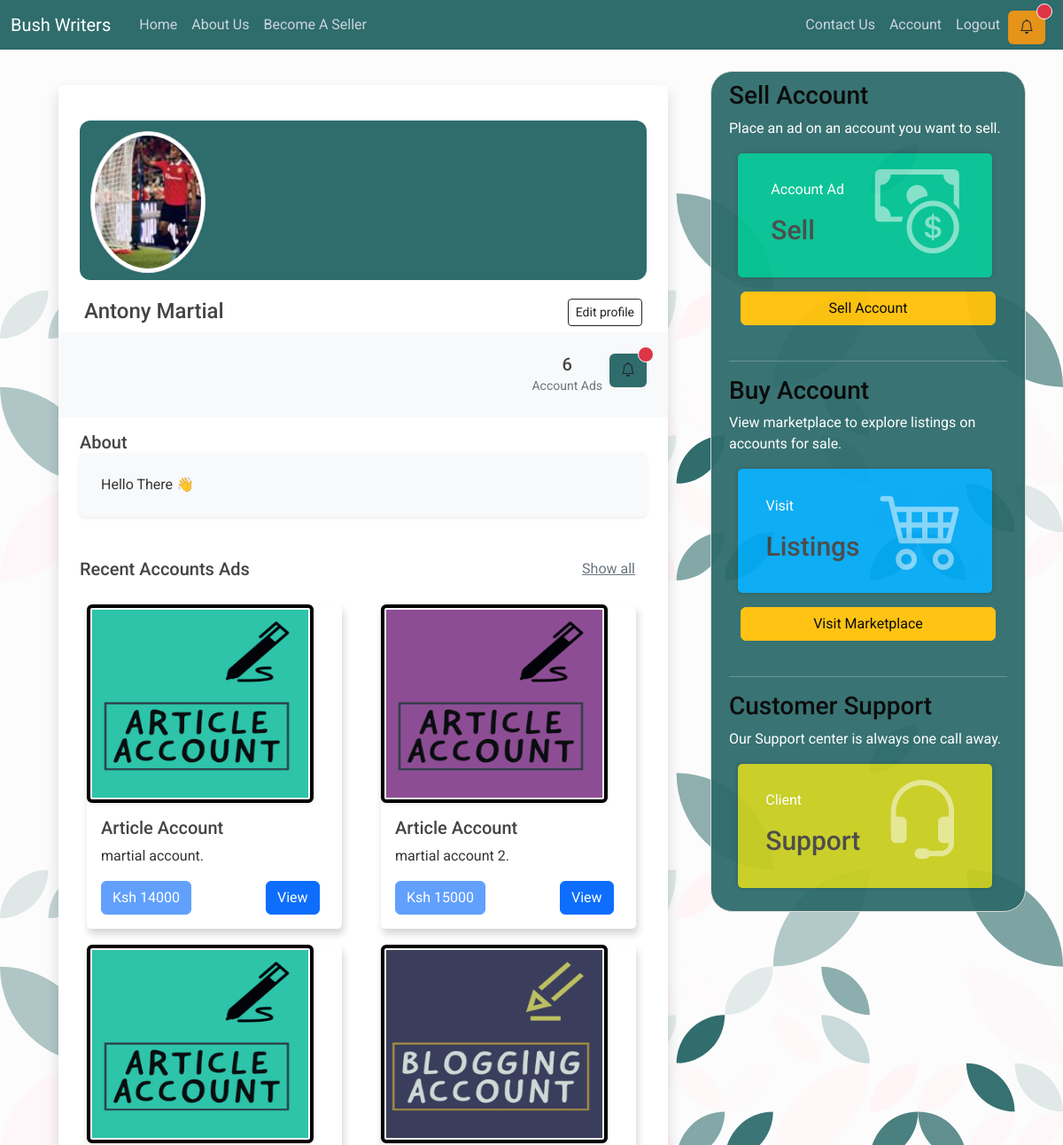
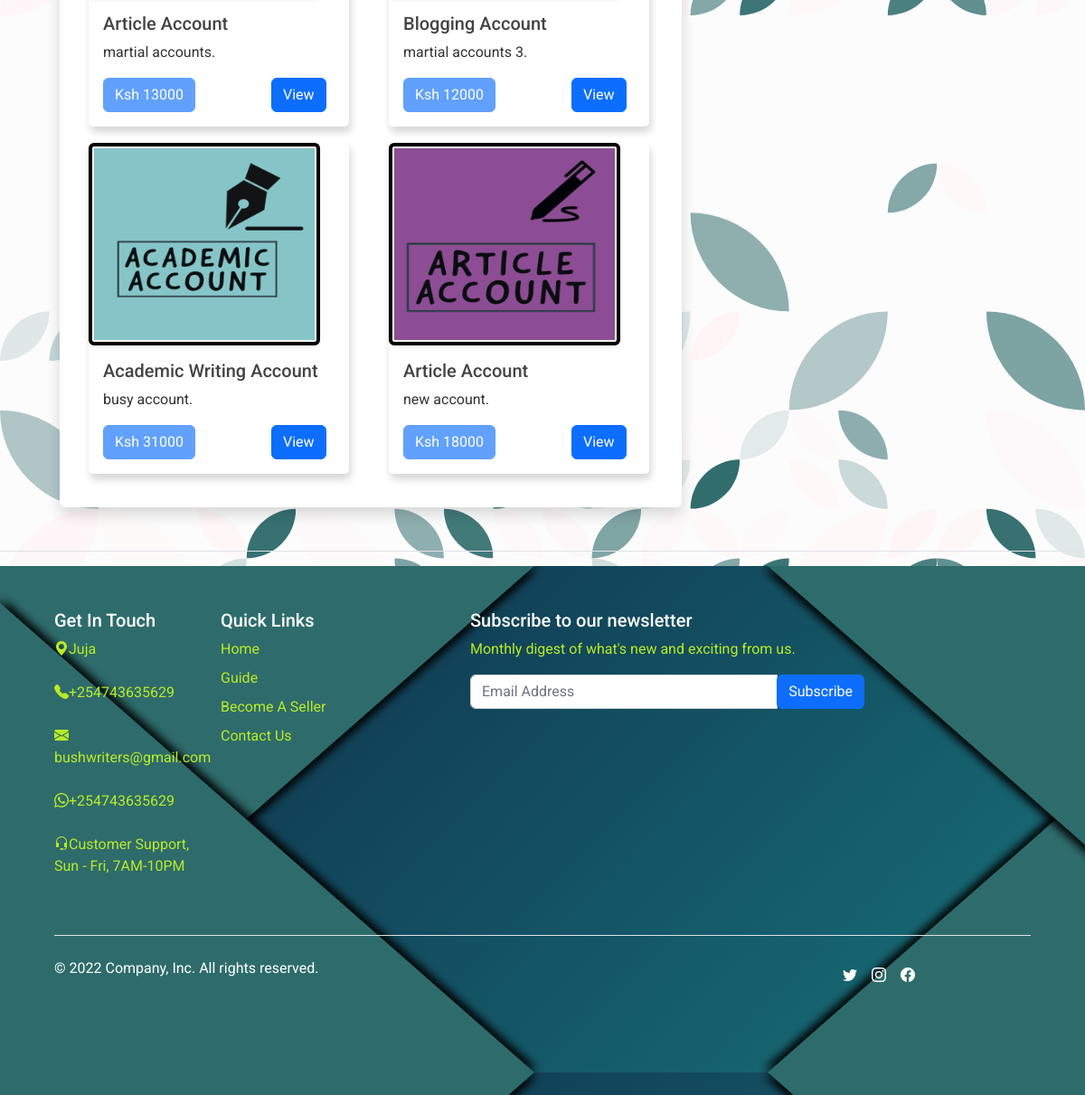
Screenshot of /user_profile/22 (signed in) with the database file from the repository (2 pictures, top to bottom).
### models/users.py (models this page shows, shortened)
class User(UserMixin ,db.Model):
    __tablename__ = 'user'
    id = db.Column(db.Integer, primary_key = True)
    username = db.Column(db.String(150), nullable = False)
    email = db.Column(db.String(120), unique=True, nullable = False)
    phone_number = db.Column(db.Integer, unique=True, nullable = False)
    password = db.Column(db.String(350), nullable = False)
    profile_photo = db.Column(db.String(80), nullable=True, default='default_profile.gif')
    date_created = db.Column(db.DateTime (timezone = True), default = func.now())
    date_modified = db.Column(db.DateTime(timezone = True), nullable=False, server_default=func.now(), onupdate=func.now())
    active = db.Column(db.Boolean, default=True)
    profile_description = db.Column(db.String(100), default = 'Hello There 👋')
    admin = db.Column(db.Boolean(), default=False)
    account = db.relationship('Account', backref = 'user', passive_deletes = True)
    images = db.relationship('Image', backref = 'user', passive_deletes = True )

### models/accounts.py (models this page shows, shortened)
class Account(db.Model):
    STATUS_AVAILABLE = 0
    STATUS_ON_PROGRESS = 1
    STATUS_VERIFICATION_STAGE = 2
    STATUS_SUCCESSFUL_STAGE = 3
    STATUS_DISPUTED_STAGE = 4
    __tablename__ = 'account'
    account_id = db.Column(db.Integer, primary_key = True)
    account_type = db.Column(db.Enum(AccountType), default = AccountType.ACADEMIC_WRITING_ACCOUNT)
    account_name = db.Column(db.String(80), nullable = False)
    description = db.Column(db.String(120), nullable = False)
    brand = db.Column(db.String(60), nullable = False)
    price = db.Column(db.Integer, nullable = False)
    status = db.Column(db.SmallInteger, default=STATUS_AVAILABLE)
    account_creation_date = db.Column(db.Date, nullable = False)
    time_posted = db.Column(db.DateTime (timezone = True), default = func.now())
    date_modified = db.Column(db.DateTime(timezone = True), nullable=False, server_default=func.now(), onupdate=func.now())
    user_id = db.Column(db.Integer, db.ForeignKey('user.id', ondelete = 'CASCADE'))
    images = db.relationship('Image', backref = 'account', passive_deletes = True, lazy='dynamic' )
    notifications = db.relationship('Notification', backref = 'account', passive_deletes = True, lazy='dynamic')
    complaints = db.relationship('Complaints', backref = 'account', passive_deletes = True, lazy='dynamic')
    account_credentials = db.relationship('Account_Credentials', backref = 'account', passive_deletes = True, lazy='dynamic')

### main/views.py (the view)
@main.route('/user_profile/<id>')
@login_required
def user_profile(id):
    user = User.query.filter_by(id = id).first()
    buyer_msg = Notification.query.filter_by(buyer_id = id).first()
    seller_msg = Notification.query.filter_by(seller_id = id).first()
    notification = True if buyer_msg or seller_msg else False
    accounts = Account.query.filter_by(user_id = current_user.id).all()
    return render_template('user_profile.html', accounts = accounts, account_holder = user, notification = notification)

### templates/user_profile.html (shortened to what this page needs)
{% extends 'base.html' %}
{% block navbar %}
{% if notification == true %}
  <a class="nav-item nav-link rounded notification-anchor"  href="{{ url_for('main.chat', id=current_user.id) }}">
    <button type="button" class="btn rounded position-relative notification-btn">
        <i class="bi bi-bell"></i>
        <span class="position-absolute top-0 start-100 translate-middle p-2 bg-danger border border-light rounded-circle">
    </button>
  </a>
{% endif %}
{% endblock navbar%}
{% block stylesheets %}
    <link href="https://cdn.jsdelivr.net/npm/bootstrap@5.2.0/dist/css/bootstrap.min.css" rel="stylesheet">
    <link rel="stylesheet" type="text/css" href="{{ url_for('static', filename='css/styles.css') }}" >
    <link rel="stylesheet" type="text/css" href="{{ url_for('static', filename='css/card-styles.css') }}" >
{% endblock stylesheets %}
{% block content %}
<div class="row py-5 px-4 user_profile">
    <div class="col-md-12 mx-auto">
        <div class="bg-white shadow rounded overflow-hidden profile_section">
            <div class="px-4 pt-0 pb-4 cover custom-top">
                <div class="media align-items-end profile-head">
                    <div class="profile mr-3 mb-3">
                        <img
                            src="{{url_for('static', filename='images/profile_pics/{}'.format(account_holder.profile_photo) )}}"
                            alt="..."
                            width="130"
                            class="rounded-circle mb-2 img-thumbnail"
                        />
                    </div>
                    <div class="media-body mb-5 text-white">
                        <h4 class="mt-0 mb-0">{{ account_holder.username | title }}</h4>
                        {% if current_user.id == account_holder.id %}
                            <a href="/update" class="btn btn-outline-dark btn-sm btn-block">Edit profile</a>
                        {% endif %}
                    </div>
                </div>
            </div>
            <div class="bg-light p-4 d-flex justify-content-end text-center">
                <ul class="list-inline mb-0 nav-container1">
                    <li class="list-inline-item">
                        <h5 class="font-weight-bold mb-0 d-block">{{ accounts | count }}</h5>
                        <small class="text-muted">
                            Account Ads</small
                        >
                    </li>
                    {% if current_user.id == account_holder.id %}
                        {% if notification == false %}
                        <li class="list-inline-item">
                            <a class="nav-item nav-link rounded" style="background-color: #2f6c6c;" href="{{ url_for('main.chat', id=current_user.id) }}">
                                <button type="button" class="btn rounded position-relative">
                                    <i class="bi bi-bell bi-lg"></i>
                                </button>
                                </a>
                        </li>
                        {% else %}
                        <li class="list-inline-item">
                            <a class="nav-item nav-link rounded" style="background-color: #2f6c6c;" href="{{ url_for('main.chat', id=current_user.id) }}">
                                <button type="button" class="btn rounded position-relative">
                                    <i class="bi bi-bell bi-lg"></i>
                                    <span class="position-absolute top-0 start-100 translate-middle p-2 bg-danger border border-light rounded-circle"></span>
                                </button>
                                </a>
                        </li>
                        {% endif %}
                    {% endif %}
                </ul>
            </div>
            <div class="px-4 py-3">
                <h5 class="mb-0">About</h5>
                <div class="p-4 rounded shadow-sm bg-light">
                    <p class="font-italic mb-0">{{ account_holder.profile_description }}</p>
                </div>
            </div>
            <div class="py-4 px-4">
                <div
                    class="d-flex align-items-center justify-content-between mb-3"
                >
                    <h5 class="mb-0">Recent Accounts Ads</h5>
                    <a href="#" class="btn btn-link text-muted">Show all</a>
                </div>
                <div class="row">
                    {% if accounts %}
                        {% for item in accounts %}
                        <div class="col-lg-6 mb-2 pr-lg-1">
                            <div class="card" style="width: 18rem;">
                                {% set random_no = range(1, 4)|random|string() %}
                                {% if item.account_type.value == 'article_account' %}
                                <img class="display_image img-fluid rounded shadow-sm" src="{{url_for('static', filename='images/img/article'+random_no+'.png')}}"/>
                                {% elif item.account_type.value == 'academic_writing_account' %}
                                <img class="display_image img-fluid rounded shadow-sm" src="{{url_for('static', filename='images/img/academic'+random_no+'.png')}}"/>
                                {% else %}
                                <img class="display_image img-fluid rounded shadow-sm" src="{{url_for('static', filename='images/img/blog'+random_no+'.png')}}"/>
                                {% endif %}
                                <div class="card-body">
                                <h5 class="card-title">{{ item.account_type.value | replace("_", "  ") | title }}</h5>
                                <p class="card-text">{{ item.description }}.</p>
                                <a href="#" class="btn btn-primary disabled">Ksh {{ item.price }}</a>
                                <a href="{{url_for('main.product_view', item_id=item.account_id)}}" class="btn btn-primary view-btn">View</a>
                                </div>
                            </div>
                        </div>
                        {% endfor %}
                    {% else %}
                            <p>No account add created.</p>
                    {% endif %}
                </div>
            </div>
        </div>
    </div>
</div>
{% endblock content %}
{% block sidebar %}
  <div class="col-md-4 sidebar">
    <div class="content-section">
      <h3 class="side-title">Sell Account</h3>
      <p class='text-muted side-text'>Place an ad on an account you want to sell.
        <div class="card-body card-sidebar color1">
          <div class="float-left">
            <p>Account Ad</p>
              <h3>
                  <span class="currency">Sell</span>
              </h3>
          </div>
          <div class="float-right">
            <i class="bi bi-cash-coin"></i>
          </div>
        </div>
      </p>
      <div class="d-grid gap-2 col-11 mx-auto">
        <a href="{{ url_for('main.seller') }}" role="button" class="btn btn-warning">Sell Account</a>
      </div>
      <br/>
      <hr class="text-white">
      <h3 class="side-title">Buy Account</h3>
      <p class='text-muted side-text'>View marketplace to explore listings on accounts for sale.
       <div class="card-body card-sidebar color2">
        <div class="float-left">
          <p>Visit</p>
            <h3>
                <span class="currency">Listings</span>
            </h3>
        </div>
        <div class="float-right">
          <i class="bi bi-cart4"></i>
        </div>
      </div>
      </p>
      <div class="d-grid gap-2 col-11 mx-auto">
        <a href="{{ url_for('main.viewpage') }}" role="button" class="btn btn-warning">Visit Marketplace</a>
      </div>
      <br/>
      <hr class="text-white">
      <h3 class="side-title">Customer Support</h3>
      <p class='text-muted side-text'>Our Support center is always one call away.
       <div class="card-body card-sidebar color4">
        <div class="float-left">
          <p>Client</p>
            <h3>
                <span class="currency">Support</span>
            </h3>
        </div>
        <div class="float-right">
          <i class="bi bi-headset"></i>
        </div>
      </div>
      </p>
    </div>
  </div>
  <br/>
{% endblock sidebar %}
{% block footer %}
<div class="border-top pt-3"></div>
<div class="footer-container">
  <footer class="py-5">
    <div class="row">
      <div class="col-6 col-md-2 mb-3">
        <h5 class="text-white">Get In Touch</h5>
        <ul class="nav flex-column">
          <li class="nav-item mb-2"><p class="nav-link p-0 footer-color"><i class="bi bi-geo-alt-fill mr-2"></i>Juja</p></li>
          <li class="nav-item mb-2"><p class="nav-link p-0 footer-color"><i class="bi bi-telephone-fill mr-2"></i>+254743635629</p></li>
          <li class="nav-item mb-2"><p class="nav-link p-0 footer-color"><i class="bi bi-envelope-fill mr-2"></i>bushwriters@gmail.com</p></li>
          <li class="nav-item mb-2"><p class="nav-link p-0 footer-color"><i class="bi bi-whatsapp mr-2"></i>+254743635629</p></li>
          <li class="nav-item mb-2"><p class="nav-link p-0 footer-color"><i class="bi bi-headset mr-2"></i>Customer Support, Sun - Fri, 7AM-10PM</p></li>
        </ul>
      </div>
      <div class="col-6 col-md-2 mb-3">
        <h5 class="text-white">Quick Links</h5>
        <ul class="nav flex-column">
          <li class="nav-item mb-2"><a href="{{ url_for('main.viewpage') }}" class="nav-link p-0 footer-color">Home</a></li>
          <li class="nav-item mb-2"><a href="{{ url_for('main.guide') }}" class="nav-link p-0 footer-color">Guide</a></li>
          <li class="nav-item mb-2"><a href="{{ url_for('main.seller') }}" class="nav-link p-0 footer-color">Become A Seller</a></li>
          <li class="nav-item mb-2"><a href="{{ url_for('main.contact_us') }}" class="nav-link p-0 footer-color">Contact Us</a></li>
        </ul>
      </div>
      <div class="col-md-5 offset-md-1 mb-3">
        <form>
          <h5 class="text-white">Subscribe to our newsletter</h5>
          <p class="footer-color">Monthly digest of what's new and exciting from us.</p>
          <div class="input-group">
            <input type="text" class="form-control" placeholder="Email Address" aria-label="Recipient's email input" aria-describedby="button-addon4">
            <div class="input-group-append" id="button-addon4">
              <button class="btn btn-primary" type="button">Subscribe</button>
            </div>
          </div>
        </form>
      </div>
    </div>
    <div class="d-flex flex-column flex-sm-row justify-content-between py-4 my-4 border-top">
      <p class="text-white">&copy; 2022 Company, Inc. All rights reserved.</p>
      <ul class="list-unstyled d-flex">
        <i class="bi bi-twitter p-2 text-white"></i>
        <i class="bi bi-instagram p-2 text-white"></i>
        <i class="bi bi-facebook p-2 text-white"></i>
        <li class="ms-3"><a class="text-white" href="#"><svg class="bi" width="24" height="24"><use xlink:href="#twitter"/></svg></a></li>
        <li class="ms-3"><a class="link-dark" href="#"><svg class="bi" width="24" height="24"><use xlink:href="#instagram"/></svg></a></li>
        <li class="ms-3"><a class="link-dark" href="#"><svg class="bi" width="24" height="24"><use xlink:href="#facebook"/></svg></a></li>
      </ul>
    </div>
  </footer>
</div>
{% endblock footer %}

### templates/base.html (shortened to what this page needs)
<!DOCTYPE html>
<html lang="en">
<head>
  {% block stylesheets %}{% endblock stylesheets %}
    <link rel="stylesheet" href="https://cdnjs.cloudflare.com/ajax/libs/bootstrap-icons/1.9.1/font/bootstrap-icons.min.css" />
</head>
<body>
    <header class="site-header">
        <nav class="navbar navbar-expand-lg navbar-dark navbar-color fixed-top">
          <div class="container-fluid">
            <a class="navbar-brand me-4" href="/">Bush Writers</a>
            <div class="collapse navbar-collapse" id="navbarSupportedContent">
              <div class="navbar-nav me-auto mb-2 mb-lg-0">
                <a class="nav-item nav-link" href="{{ url_for('main.viewpage') }}">Home</a>
                <a class="nav-item nav-link" href="{{ url_for('main.about_us') }}">About Us</a>
                <a class="nav-item nav-link" href="{{ url_for('main.seller') }}">Become A Seller</a>
              </div>
              <div class="navbar-nav">
                <a class="nav-item nav-link" href="{{ url_for('main.contact_us') }}">Contact Us</a>
                {% if current_user.is_authenticated %}
                  <a class="nav-item nav-link" href="{{ url_for('main.user_profile', id =current_user.id ) }}">Account</a>
                  <a class="nav-item nav-link" href="{{ url_for('auth.logout') }}">Logout</a>
                {% endif %}
              {% block navbar %}
              {% endblock navbar %}
              </div>
            </div>
          </div>
        </nav>
      </header>
    <main role="main" class="container">
        <div class="row">
          <div class="col-md-8">
            {% block content %}{% endblock %}
          </div>
          {% block sidebar %}
          {% endblock sidebar %}
        </div>
      </main>
      {% block footer %}
      {% endblock footer %}
</body>
</html>

### rows the page displays
User: profile_photo (picture), username "Antony Martial", profile_description "Hello There 👋"
Account: account_type.value "Article Account", description "martial account", price "14000"
Account: account_type.value "Article Account", description "martial account 2", price "15000"
Account: account_type.value "Article Account", description "martial accounts", price "13000"
Account: account_type.value "Blogging Account", description "martial accounts 3", price "12000"
Account: account_type.value "Academic Writing Account", description "busy account", price "31000"
Account: account_type.value "Article Account", description "new account", price "18000"

### other values shown
{{ accounts | count }} "6"
